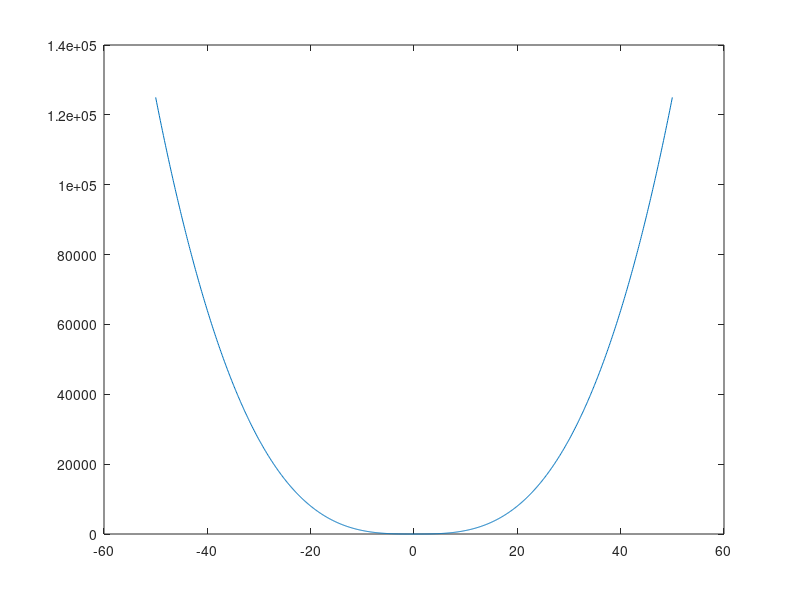

Recreate this plot in MATLAB.
% Octave Script
% Title                  :funcion real de variable real f5
% Description            :Script para recordar funcion real de variable real
% Author                 :Magali Valencia Clemente
% Date                   :20211026
% Version                :1
% Usage                  :C:\Users\magali
%                        :octave>funcion real de variable real

clear
% graficar la siguiente funcion g(z)=|Z^3|
% crear rango de valores
z=-50:0.1:50;
% calcular los funcion
gz=(abs(z).^3);

% realizar la grafica
plot(z, gz);
